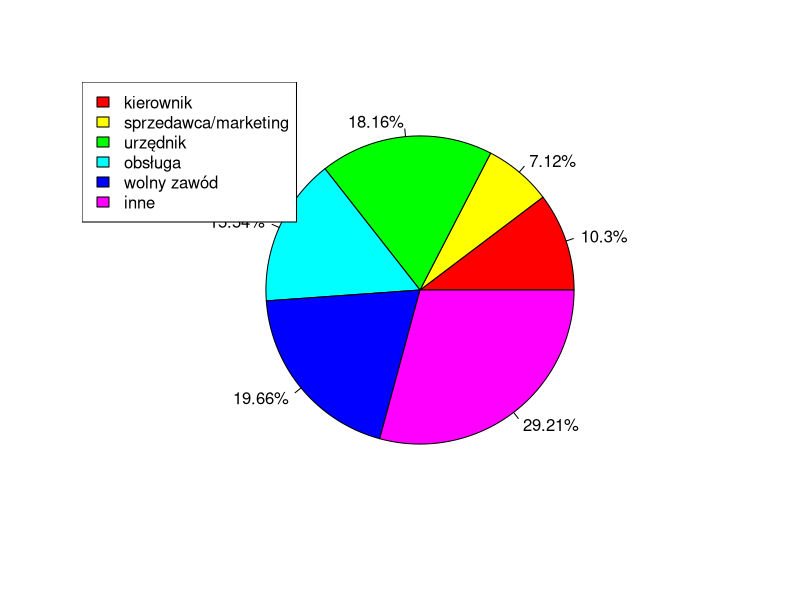
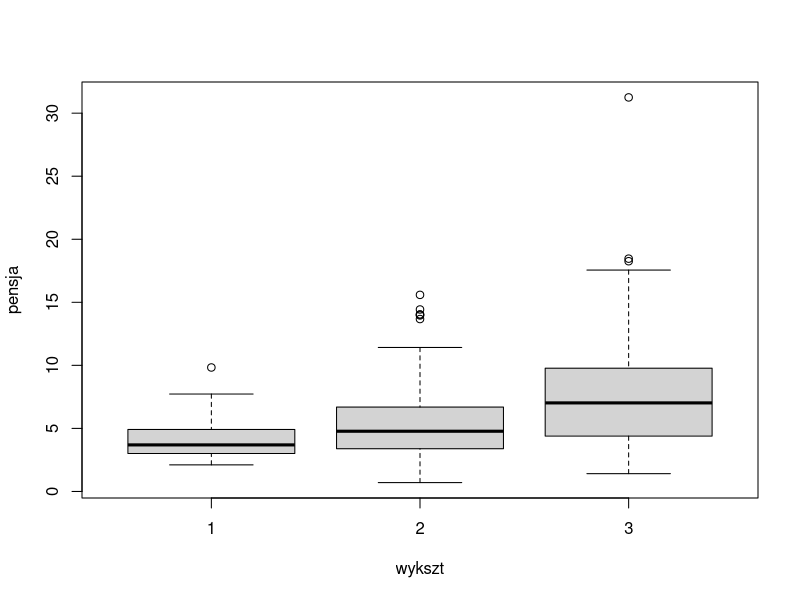
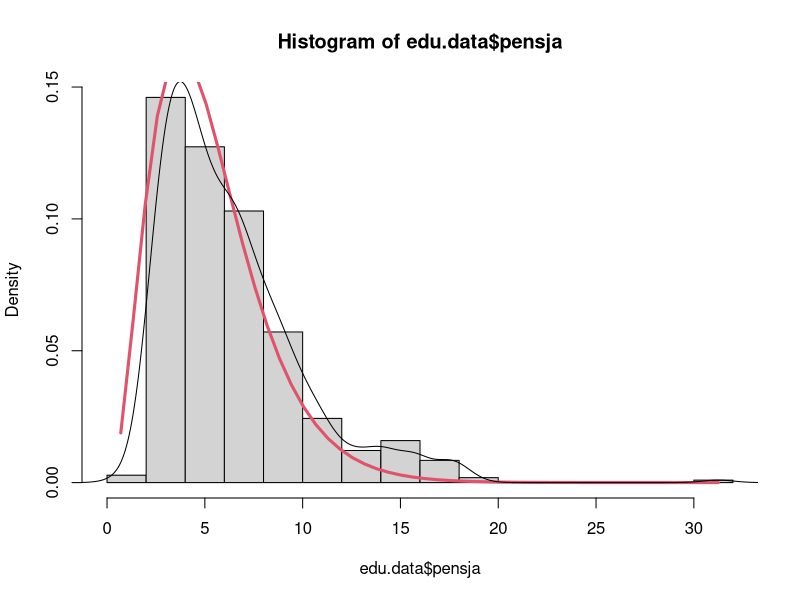
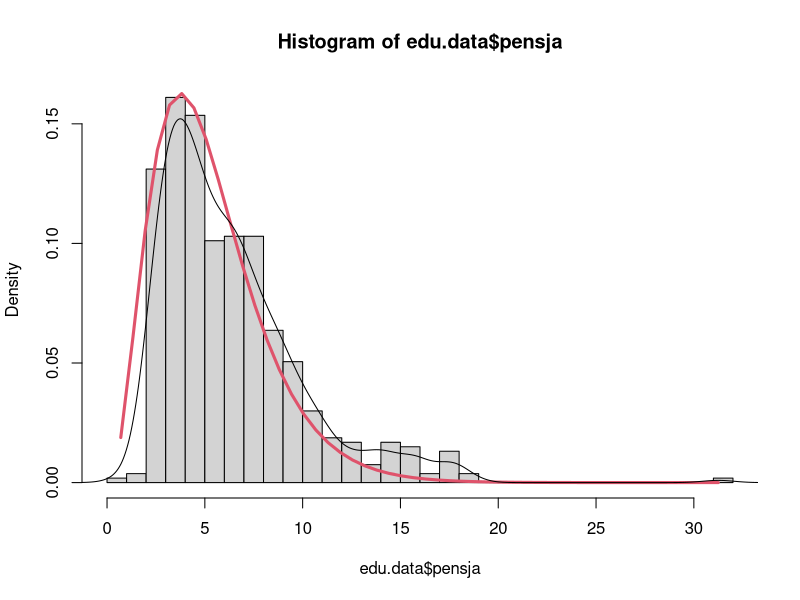

Recreate these plots in R, in order.
edu.data <- read.table("lab1_dane.txt", dec = ",", header = TRUE)

# problem 1

type.count <- table(edu.data$typ)
percentages <- paste0(round(100 * type.count / sum(type.count), 2), "%")
dev.new(width = 10, height = 10)
pie(type.count, labels = percentages, col = rainbow(6), pin = c(50, 50))
legend("topleft", legend = c("kierownik", "sprzedawca/marketing", "urzędnik", "obsługa", "wolny zawód", "inne"), fill = rainbow(6))

# problem 2

edu.level <- function(e) {
	if (e <= 8) {
		return(1);
	} else if (e <= 12) {
		return(2);
	} else {
		return(3);
	}
}

dollars.to.pln = 3.99

pension <- function(dph) {
	return(dph * dollars.to.pln * 8 * 22 / 1000)
}

edu.data$wykszt <- sapply(edu.data$edu, edu.level)
edu.data$pensja <- sapply(edu.data$zarobki, pension)

# problem 3-4

pension.summary <- function(d) {
	pension <- data.frame(matrix(ncol = 9, nrow = 1))
	colnames(pension) <- c("mean", "median", "q1", "q3", "iqr", "var", "std", "min", "max")
	pension$mean <- mean(d$pensja)
	pension$median <- median(d$pensja)
	pension$q1 <- quantile(d$pensja, probs = 0.25)
	pension$q3 <- quantile(d$pensja, probs = 0.75)
	pension$iqr <- pension$q3 - pension$q1
	pension$var <- var(d$pensja)
	pension$std <- sqrt(pension$var)
	pension$min <- min(d$pensja)
	pension$max <- max(d$pensja)
	return(pension)
}

total.summary <- pension.summary(edu.data)
classes.summary <- rbind(pension.summary(edu.data[edu.data$wykszt == 1,]), pension.summary(edu.data[edu.data$wykszt == 2,]), pension.summary(edu.data[edu.data$wykszt == 3,]))
total.summary
classes.summary

boxplot(pensja ~ wykszt, edu.data)

# problem 5

pts <- seq(total.summary$min, total.summary$max, length = 50)

gamma.dist <- dgamma(pts, shape = 3.5, scale = 1.5)

hist(edu.data$pensja, prob = TRUE)
lines(pts, gamma.dist, col = 2, lwd = 3)
lines(density(edu.data$pensja))

fd.classes <- ceiling((total.summary$max - total.summary$min) / (2 * total.summary$iqr / nrow(edu.data) ^ (1/3)))

hist(edu.data$pensja, breaks = fd.classes, prob = TRUE)
lines(pts, gamma.dist, col = 2, lwd = 3)
lines(density(edu.data$pensja))

# problem 6

edu.data
race.edu <- table(edu.data$rasa, edu.data$wykszt)
race.edu <- prop.table(race.edu, margin = 1)
race.edu

help("boxplot")

